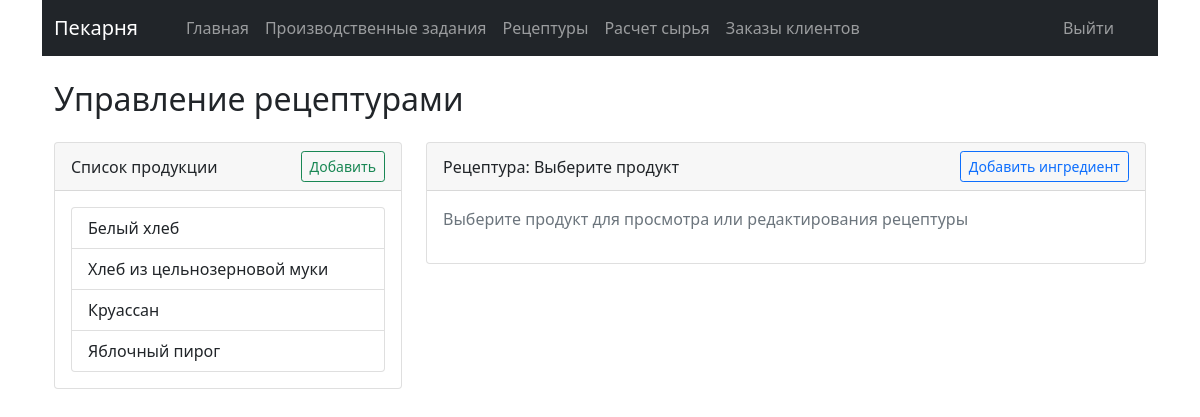
The app's page /index.php/technolog/recipes with its own data.
### tables this page shows
CREATE TABLE `Products` (
  `product_id` int NOT NULL,
  `category_id` int NOT NULL,
  `name` varchar(100) NOT NULL,
  `unit_of_measure` varchar(20) NOT NULL,
  `weight` decimal(10,3) DEFAULT NULL,
  `price` decimal(10,2) NOT NULL,
  `is_active` tinyint(1) DEFAULT '1'
);

### application/controllers/Technolog.php (called while the page is built, shortened)
<?php
class Technolog extends CI_Controller {
	public function __construct()
	{
		$this->load->model('Product_model');
		$this->load->model('Recipe_model');
		$this->load->model('Order_model');
		$this->load->model('Production_model');
		$this->load->model('Ingredient_model');
	}
	public function recipes(){
		$this->load->view('templates/head.php');
		$data['products'] = $this->Product_model->get_active_products();
		$data['ingredients'] = $this->Ingredient_model->get_active_ingredients();
		$data['categories'] = $this->Product_model->get_categories();
		$this->load->view('templates/navbar_technologist.php');
		$this->load->view('technolog/view_recipes.php', $data);
		$this->load->view('templates/footer.php');
	}
}

### index.php (called while the page is built, shortened)
<?php
require_once BASEPATH.'core/CodeIgniter.php';

### application/models/Product_model.php (called while the page is built, shortened)
<?php
class Product_model extends CI_Model {
    public function get_active_products() {
        $this->db->where('is_active', 1);
        $query = $this->db->get('Products');
        return $query->result_array();
    }
}
?>

### application/views/technolog/view_recipes.php (the view, shortened to what this page needs)
<div class="container mt-4">
    <h2>Управление рецептурами</h2>
    <div class="row mt-4">
        <div class="col-md-4">
            <div class="card">
                <div class="card-header d-flex justify-content-between align-items-center">
                    <span>Список продукции</span>
                    <button class="btn btn-sm btn-outline-success" data-bs-toggle="modal" data-bs-target="#newProductModal">
                        <i class="bi bi-plus"></i> Добавить
                    </button>
                </div>
                <div class="card-body">
                    <div class="list-group" id="productsList">
                        <?php foreach ($products as $product): ?>
                        <a href="#" class="list-group-item list-group-item-action recipe-product"
                           data-productid="<?= $product['product_id'] ?>">
                            <div class="d-flex justify-content-between">
                                <span><?= $product['name'] ?></span>
                            </div>
                        </a>
                        <?php endforeach; ?>
                    </div>
                </div>
            </div>
        </div>
        <div class="col-md-8">
            <div class="card">
                <div class="card-header d-flex justify-content-between align-items-center">
                    <span>Рецептура: <span id="currentProductName">Выберите продукт</span></span>
                    <div class="btn-group">
                        <button class="btn btn-sm btn-outline-primary" id="showAddIngredientForm">
                            <i class="bi bi-plus-circle"></i> Добавить ингредиент
                        </button>
                    </div>
                </div>
                <div class="card-body">
                    <div id="recipeContainer">
                        <p class="text-muted">Выберите продукт для просмотра или редактирования рецептуры</p>
                    </div>
                </div>
            </div>
        </div>
    </div>
</div>

### records on screen
products: name "Белый хлеб"
products: name "Хлеб из цельнозерновой муки"
products: name "Круассан"
products: name "Яблочный пирог"
